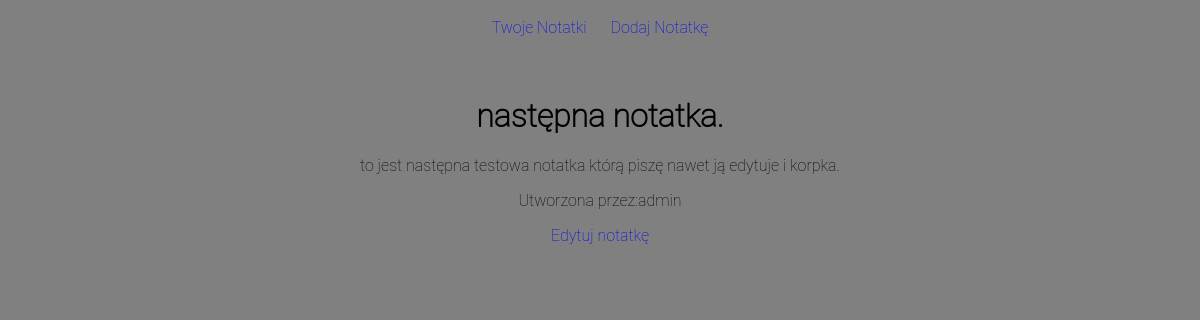
Page /note/2/ on the committed database.
### notesApp/models.py (models this page shows, shortened)
class Note(models.Model):
    title = models.CharField(max_length=250)
    content = models.TextField()
    creation_date = models.DateTimeField(auto_now_add=True)
    author = models.ForeignKey(User, on_delete=models.CASCADE)

### notesApp/views.py (the view)
# urls.py: path('note/<int:pk>/',views.note_detail, name="note_detail"),
def note_detail(request, pk):
    note = get_object_or_404(Note, pk=pk)
    return render(request, 'notes/note_detail.html', {'note': note})

### notesApp/templates/notes/note_detail.html (shortened to what this page needs)
{% extends 'base.html' %}
{% block content %}
    <h1>{{ note.title }}</h1>
    <p>{{ note.content }}</p>
    <p>Utworzona przez:{{ note.author }}</p>
    <p><a href="{% url 'notesApp:note_edit' pk=note.pk %}">Edytuj notatkę</a></p>
{% endblock %}

### notesApp/static/css/style.css (style rules this page uses)
body { font-family: "Roboto Thin"; background-color: gray; }
a { text-decoration: none; }

### rows in the picture
Note: title "następna notatka.", content "to jest następna testowa notatka którą piszę nawet ją edytuje i korpka.", author "admin"
